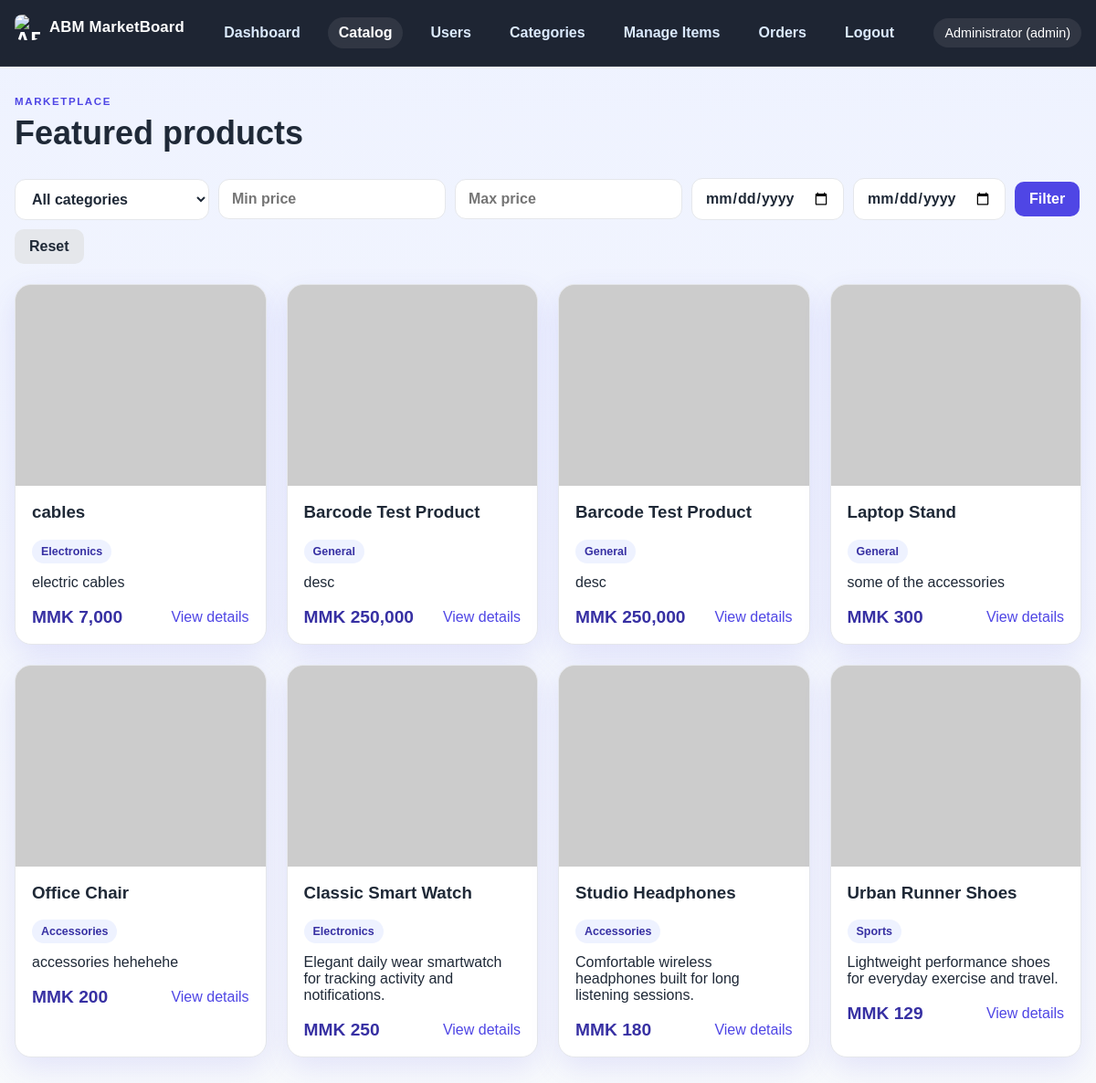
Page /items.php (signed in) on the committed database.
### tables this page shows
CREATE TABLE items (
            id INTEGER PRIMARY KEY AUTOINCREMENT,
            name TEXT NOT NULL,
            description TEXT NOT NULL,
            details TEXT NOT NULL,
            price REAL NOT NULL DEFAULT 0,
            image TEXT,
            created_at DATETIME DEFAULT CURRENT_TIMESTAMP
        , category TEXT NOT NULL DEFAULT "General", barcode TEXT);

### app/helpers.php (called while the page is built, shortened)
<?php
require_once __DIR__ . '/db.php';
function e(string $value): string
{
    return htmlspecialchars($value, ENT_QUOTES, 'UTF-8');
}
function formatPrice(float $amount): string
{
    return 'MMK ' . number_format((int) round($amount), 0, '.', ',');
}
function itemImageUrl(?string $imageName): string
{
    $imageName = ltrim($imageName, '/');
    $imageName = preg_replace('#^uploads/items/#', '', $imageName) ?? $imageName;
    $publicPath = APP_ROOT . '/public/uploads/items/' . $imageName;
    $legacyPath = APP_ROOT . '/uploads/items/' . $imageName;
    return 'https://placehold.co/600x400/1f2937/ffffff?text=Product';
}

### app/db.php (called while the page is built, shortened)
<?php
function getDb(): PDO
{
    static $pdo = null;
    if ($pdo === null) {
        $pdo = new PDO('sqlite:' . DB_PATH);
        $pdo->setAttribute(PDO::ATTR_ERRMODE, PDO::ERRMODE_EXCEPTION);
        $pdo->setAttribute(PDO::ATTR_DEFAULT_FETCH_MODE, PDO::FETCH_ASSOC);
        $pdo->exec('PRAGMA foreign_keys = ON;');
    }
    return $pdo;
}
function searchItems(array $filters = []): array
{
    $sql = 'SELECT * FROM items';
    $where = [];
    $params = [];
    $sql .= ' ORDER BY created_at DESC';
    $stmt = getDb()->prepare($sql);
    $stmt->execute($params);
    return $stmt->fetchAll();
}

### public/items.php (the view, shortened to what this page needs)
<?php
require_once __DIR__ . '/../app/helpers.php';
$filters = [
    'category' => $_GET['category'] ?? 'All',
    'price_min' => $_GET['price_min'] ?? '',
    'price_max' => $_GET['price_max'] ?? '',
    'date_from' => $_GET['date_from'] ?? '',
    'date_to' => $_GET['date_to'] ?? '',
];
$items = searchItems($filters);
include __DIR__ . '/../app/partials/header.php';
?>
<section class="page-header">
    <div>
        <p class="eyebrow">Marketplace</p>
        <h1>Featured products</h1>
    </div>
</section>
<section class="filter-bar">
    <form method="get" class="form-grid" style="display:flex;gap:10px;flex-wrap:wrap;align-items:center;">
        <label>
            <select name="category">
                <option value="All">All categories</option>
            </select>
        </label>
        <label>
            <input type="number" name="price_min" step="1" placeholder="Min price" value="<?= $filters['price_min'] !== '' ? e((string) (int) $filters['price_min']) : '' ?>">
        </label>
        <label>
            <input type="number" name="price_max" step="1" placeholder="Max price" value="<?= $filters['price_max'] !== '' ? e((string) (int) $filters['price_max']) : '' ?>">
        </label>
        <label>
            <input type="date" name="date_from" value="<?= e($filters['date_from']) ?>">
        </label>
        <label>
            <input type="date" name="date_to" value="<?= e($filters['date_to']) ?>">
        </label>
        <button type="submit" class="primary-btn">Filter</button>
        <a class="primary-btn" href="/items.php" style="background:#e5e7eb;color:var(--text);">Reset</a>
    </form>
</section>
<div class="product-grid">
    <?php foreach ($items as $item): ?>
        <article class="product-card">
            <img src="<?= e(itemImageUrl($item['image'])) ?>" alt="<?= e($item['name']) ?>">
            <div class="product-body">
                <h3><?= e($item['name']) ?></h3>
                <p class="product-category"><?= e($item['category'] ?? 'General') ?></p>
                <p><?= e($item['description']) ?></p>
                <div class="product-meta">
                    <span class="price"><?= formatPrice((float) $item['price']) ?></span>
                    <a href="/item.php?id=<?= (int) $item['id'] ?>">View details</a>
                </div>
            </div>
        </article>
    <?php endforeach; ?>
</div>
<?php include __DIR__ . '/../app/partials/footer.php'; ?>

### public/assets/style.css (style rules this page uses)
:root { --bg: #f5f7ff; --panel: #ffffff; --panel-alt: #eef3ff; --primary: #4f46e5; --primary-dark: #3730a3; --accent: #f59e0b; --text: #1f2937; --muted: #6b7280; --border: #e5e7eb; --success: #10b981; --error: #ef4444; --shadow: 0 12px 32px rgba(79, 70, 229, 0.12); }
* { box-sizing: border-box; }
body { margin: 0; font-family: Arial, Helvetica, sans-serif; background: linear-gradient(180deg, #eef2ff 0%, #f8fafc 100%); color: var(--text); }
a { color: var(--primary); text-decoration: none; }
img { max-width: 100%; display: block; }
button, input, textarea, select { font: inherit; }
.page-header { display: flex; justify-content: space-between; align-items: center; gap: 18px; margin-bottom: 28px; }
.eyebrow { text-transform: uppercase; letter-spacing: 0.14em; color: var(--primary); font-weight: 700; font-size: 0.72rem; margin: 0 0 8px; }
h1, h2, h3, p { margin-top: 0; }
h1 { font-size: clamp(2rem, 3vw, 2.8rem); margin-bottom: 0; }
.stat-card, .welcome-panel, .section-block, .admin-form-card, .admin-table-card, .auth-card, .product-card, .item-detail, .detail-box { background: var(--panel); border: 1px solid var(--border); border-radius: 18px; box-shadow: var(--shadow); }
.primary-btn, button[type="submit"], .action-buttons a, .action-buttons button { border: none; border-radius: 10px; padding: 10px 16px; font-weight: 700; cursor: pointer; transition: 0.2s ease; }
.primary-btn, button[type="submit"] { background: var(--primary); color: white; }
.product-grid { display: grid; grid-template-columns: repeat(auto-fit, minmax(260px, 1fr)); gap: 22px; }
.product-card { overflow: hidden; }
.product-card img { height: 220px; width: 100%; object-fit: cover; background: #e5e7eb; }
.product-body { padding: 18px; }
.product-meta { display: flex; align-items: center; justify-content: space-between; gap: 10px; margin-top: 18px; }
.price { font-size: 1.2rem; font-weight: 800; color: var(--primary-dark); }
.auth-form, .form-grid { display: grid; gap: 18px; }
label { display: grid; gap: 8px; color: var(--text); font-weight: 600; }
input, textarea, select { width: 100%; padding: 12px 14px; border-radius: 12px; border: 1px solid var(--border); background: #fff; color: var(--text); }
.product-category { display: inline-block; margin: 0 0 12px; padding: 6px 10px; background: #eef2ff; color: var(--primary-dark); font-size: 0.78rem; font-weight: 700; border-radius: 999px; }
.filter-bar { margin-bottom: 22px; }

### rows in the picture
items: name "cables", category "Electronics", description "electric cables", price "MMK 7,000"
items: name "Barcode Test Product", category "General", description "desc", price "MMK 250,000"
items: name "Barcode Test Product", category "General", description "desc", price "MMK 250,000"
items: name "Laptop Stand", category "General", description "some of the accessories", price "MMK 300"
items: name "Office Chair", category "Accessories", description "accessories hehehehe", price "MMK 200"
items: name "Classic Smart Watch", category "Electronics", description "Elegant daily wear smartwatch for tracking activity and notifications.", price "MMK 250"
items: name "Studio Headphones", category "Accessories", description "Comfortable wireless headphones built for long listening sessions.", price "MMK 180"
items: name "Urban Runner Shoes", category "Sports", description "Lightweight performance shoes for everyday exercise and travel.", price "MMK 129"

### other values in the picture
$loggedUser['name'] "Administrator"
$loggedUser['role'] "admin"
